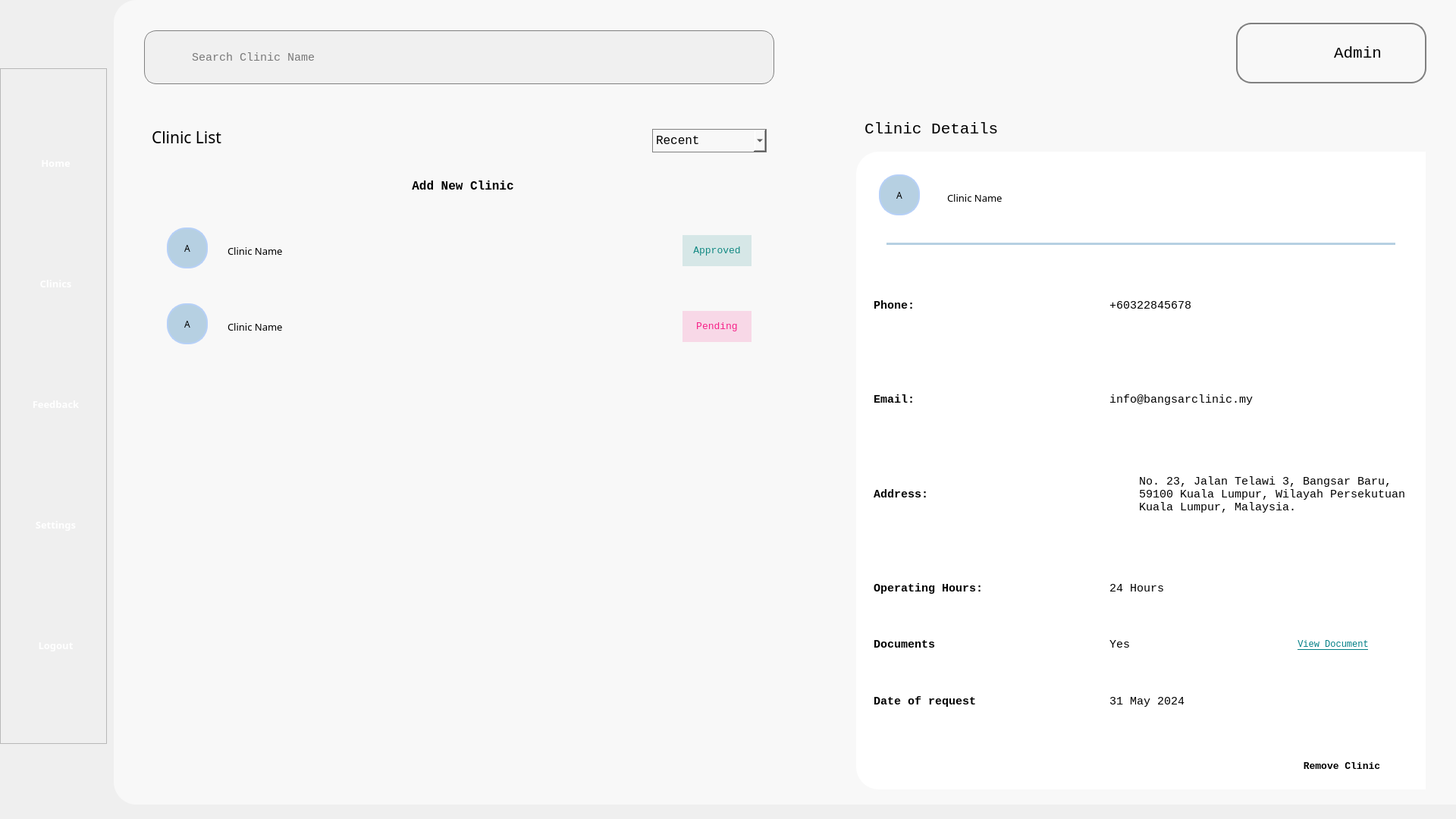
<?xml version="1.0" encoding="UTF-8"?>
<ui version="4.0">
 <class>Form</class>
 <widget class="QWidget" name="Form">
  <property name="geometry">
   <rect>
    <x>0</x>
    <y>0</y>
    <width>1920</width>
    <height>1080</height>
   </rect>
  </property>
  <property name="windowTitle">
   <string>Form</string>
  </property>
  <property name="styleSheet">
   <string notr="true">background-color: &quot;#B6D0E2&quot; </string>
  </property>
  <widget class="QWidget" name="background" native="true">
   <property name="geometry">
    <rect>
     <x>150</x>
     <y>0</y>
     <width>1771</width>
     <height>1061</height>
    </rect>
   </property>
   <property name="styleSheet">
    <string notr="true">background-color: #F8F8F8;
border-bottom-left-radius: 30px;
border-top-left-radius: 30px;
text-align: center;</string>
   </property>
   <widget class="QPushButton" name="noti_icon">
    <property name="geometry">
     <rect>
      <x>1380</x>
      <y>30</y>
      <width>70</width>
      <height>81</height>
     </rect>
    </property>
    <property name="text">
     <string/>
    </property>
    <property name="icon">
     <iconset>
      <normaloff>../Images/icon/notification.png</normaloff>../Images/icon/notification.png</iconset>
    </property>
    <property name="iconSize">
     <size>
      <width>40</width>
      <height>40</height>
     </size>
    </property>
   </widget>
   <widget class="QFrame" name="user_frame">
    <property name="geometry">
     <rect>
      <x>1480</x>
      <y>30</y>
      <width>251</width>
      <height>80</height>
     </rect>
    </property>
    <property name="styleSheet">
     <string notr="true">border-radius: 20px; border: 2px solid #808080</string>
    </property>
    <property name="frameShape">
     <enum>QFrame::StyledPanel</enum>
    </property>
    <property name="frameShadow">
     <enum>QFrame::Raised</enum>
    </property>
    <widget class="QLabel" name="profile_icon">
     <property name="geometry">
      <rect>
       <x>10</x>
       <y>10</y>
       <width>60</width>
       <height>60</height>
      </rect>
     </property>
     <property name="styleSheet">
      <string notr="true">border: none</string>
     </property>
     <property name="text">
      <string/>
     </property>
     <property name="pixmap">
      <pixmap>../Images/icon/profile_icon.png</pixmap>
     </property>
     <property name="scaledContents">
      <bool>true</bool>
     </property>
    </widget>
    <widget class="QPushButton" name="profile_btn">
     <property name="geometry">
      <rect>
       <x>100</x>
       <y>25</y>
       <width>121</width>
       <height>31</height>
      </rect>
     </property>
     <property name="font">
      <font>
       <family>Consolas</family>
       <pointsize>16</pointsize>
      </font>
     </property>
     <property name="styleSheet">
      <string notr="true">border: none</string>
     </property>
     <property name="text">
      <string>Admin</string>
     </property>
    </widget>
   </widget>
   <widget class="QLineEdit" name="search_clinic">
    <property name="geometry">
     <rect>
      <x>40</x>
      <y>40</y>
      <width>831</width>
      <height>71</height>
     </rect>
    </property>
    <property name="font">
     <font>
      <family>Consolas</family>
      <pointsize>11</pointsize>
     </font>
    </property>
    <property name="styleSheet">
     <string notr="true">background-color: #f0f0f0; border-radius: 16px; padding: 60px; color: Black;
 background-image: url(&quot;../Images/icon/search_icon.png&quot;); 
background-repeat: no-repeat; 
background-position: left center; 
background-size: 20px 20px; 
border: 1px solid gray;
</string>
    </property>
    <property name="text">
     <string/>
    </property>
    <property name="placeholderText">
     <string>Search Clinic Name</string>
    </property>
    <property name="clearButtonEnabled">
     <bool>false</bool>
    </property>
   </widget>
   <widget class="QFrame" name="request_detail_outer">
    <property name="geometry">
     <rect>
      <x>979</x>
      <y>200</y>
      <width>751</width>
      <height>841</height>
     </rect>
    </property>
    <property name="styleSheet">
     <string notr="true">background-color : #ffffff;</string>
    </property>
    <property name="frameShape">
     <enum>QFrame::StyledPanel</enum>
    </property>
    <property name="frameShadow">
     <enum>QFrame::Raised</enum>
    </property>
    <widget class="QFrame" name="clinic_details_inner">
     <property name="geometry">
      <rect>
       <x>20</x>
       <y>20</y>
       <width>711</width>
       <height>771</height>
      </rect>
     </property>
     <property name="frameShape">
      <enum>QFrame::StyledPanel</enum>
     </property>
     <property name="frameShadow">
      <enum>QFrame::Raised</enum>
     </property>
     <widget class="QLabel" name="clinic_name">
      <property name="geometry">
       <rect>
        <x>100</x>
        <y>30</y>
        <width>121</width>
        <height>21</height>
       </rect>
      </property>
      <property name="font">
       <font>
        <family>Cascadia Code</family>
        <pointsize>10</pointsize>
       </font>
      </property>
      <property name="styleSheet">
       <string notr="true">border : none;
</string>
      </property>
      <property name="text">
       <string>Clinic Name</string>
      </property>
     </widget>
     <widget class="QLabel" name="clinic_logo">
      <property name="geometry">
       <rect>
        <x>10</x>
        <y>10</y>
        <width>54</width>
        <height>54</height>
       </rect>
      </property>
      <property name="font">
       <font>
        <family>Cascadia Code</family>
        <pointsize>9</pointsize>
       </font>
      </property>
      <property name="styleSheet">
       <string notr="true">background-color: #B6D0E2; /* Fill color */
border-radius: 25px; /* Radius to make it round */
border: 2px solid #B6D0F7; /*  Border color and thickness */
min-width: 50px; /* Ensure the QLabel is a circle */
min-height: 50px; /* Ensure the QLabel is a circle */
max-width: 50px; /* Ensure the QLabel is a circle */
max-height: 50px; /* Ensure the QLabel is a circle */</string>
      </property>
      <property name="text">
       <string>A</string>
      </property>
      <property name="alignment">
       <set>Qt::AlignCenter</set>
      </property>
     </widget>
     <widget class="QFrame" name="line">
      <property name="geometry">
       <rect>
        <x>20</x>
        <y>100</y>
        <width>671</width>
        <height>3</height>
       </rect>
      </property>
      <property name="minimumSize">
       <size>
        <width>357</width>
        <height>3</height>
       </size>
      </property>
      <property name="maximumSize">
       <size>
        <width>16777215</width>
        <height>3</height>
       </size>
      </property>
      <property name="styleSheet">
       <string notr="true">background-color: #B6D0E2; border: none;</string>
      </property>
      <property name="frameShape">
       <enum>QFrame::StyledPanel</enum>
      </property>
      <property name="frameShadow">
       <enum>QFrame::Raised</enum>
      </property>
     </widget>
     <widget class="QWidget" name="layoutWidget">
      <property name="geometry">
       <rect>
        <x>3</x>
        <y>123</y>
        <width>701</width>
        <height>641</height>
       </rect>
      </property>
      <layout class="QVBoxLayout" name="verticalLayout_2">
       <item>
        <layout class="QHBoxLayout" name="phone_layout">
         <item>
          <widget class="QLabel" name="phone_label">
           <property name="font">
            <font>
             <family>Consolas</family>
             <pointsize>11</pointsize>
             <weight>75</weight>
             <bold>true</bold>
            </font>
           </property>
           <property name="styleSheet">
            <string notr="true">border: none;</string>
           </property>
           <property name="lineWidth">
            <number>0</number>
           </property>
           <property name="text">
            <string>Phone: </string>
           </property>
          </widget>
         </item>
         <item>
          <widget class="QLabel" name="phone_display">
           <property name="minimumSize">
            <size>
             <width>390</width>
             <height>102</height>
            </size>
           </property>
           <property name="font">
            <font>
             <family>Consolas</family>
             <pointsize>11</pointsize>
             <weight>50</weight>
             <bold>false</bold>
            </font>
           </property>
           <property name="styleSheet">
            <string notr="true">border: none;</string>
           </property>
           <property name="text">
            <string>+60322845678</string>
           </property>
          </widget>
         </item>
        </layout>
       </item>
       <item>
        <layout class="QHBoxLayout" name="email_layout">
         <item>
          <widget class="QLabel" name="email_label">
           <property name="font">
            <font>
             <family>Consolas</family>
             <pointsize>11</pointsize>
             <weight>75</weight>
             <bold>true</bold>
            </font>
           </property>
           <property name="styleSheet">
            <string notr="true">border: none;</string>
           </property>
           <property name="text">
            <string>Email:</string>
           </property>
          </widget>
         </item>
         <item>
          <widget class="QLabel" name="email_display">
           <property name="minimumSize">
            <size>
             <width>390</width>
             <height>102</height>
            </size>
           </property>
           <property name="font">
            <font>
             <family>Consolas</family>
             <pointsize>11</pointsize>
             <weight>50</weight>
             <bold>false</bold>
            </font>
           </property>
           <property name="styleSheet">
            <string notr="true">border: none;</string>
           </property>
           <property name="text">
            <string>info@bangsarclinic.my</string>
           </property>
          </widget>
         </item>
        </layout>
       </item>
       <item>
        <layout class="QHBoxLayout" name="add_layout">
         <property name="spacing">
          <number>135</number>
         </property>
         <item>
          <widget class="QLabel" name="add_label">
           <property name="font">
            <font>
             <family>Consolas</family>
             <pointsize>11</pointsize>
             <weight>75</weight>
             <bold>true</bold>
            </font>
           </property>
           <property name="styleSheet">
            <string notr="true">border: none;</string>
           </property>
           <property name="text">
            <string>Address:</string>
           </property>
          </widget>
         </item>
         <item>
          <widget class="QLabel" name="add_display">
           <property name="font">
            <font>
             <family>Consolas</family>
             <pointsize>11</pointsize>
             <weight>50</weight>
             <bold>false</bold>
            </font>
           </property>
           <property name="styleSheet">
            <string notr="true">border: none;</string>
           </property>
           <property name="text">
            <string>No. 23, Jalan Telawi 3, Bangsar Baru, 59100 Kuala Lumpur, Wilayah Persekutuan Kuala Lumpur, Malaysia.</string>
           </property>
           <property name="scaledContents">
            <bool>false</bool>
           </property>
           <property name="wordWrap">
            <bool>true</bool>
           </property>
          </widget>
         </item>
        </layout>
       </item>
       <item>
        <layout class="QHBoxLayout" name="opening_hr_layout">
         <property name="sizeConstraint">
          <enum>QLayout::SetFixedSize</enum>
         </property>
         <item>
          <widget class="QLabel" name="opening_hr_label">
           <property name="font">
            <font>
             <family>Consolas</family>
             <pointsize>11</pointsize>
             <weight>75</weight>
             <bold>true</bold>
            </font>
           </property>
           <property name="styleSheet">
            <string notr="true">border: none;</string>
           </property>
           <property name="text">
            <string>Operating Hours:</string>
           </property>
           <property name="wordWrap">
            <bool>true</bool>
           </property>
          </widget>
         </item>
         <item>
          <widget class="QLabel" name="hour_display">
           <property name="minimumSize">
            <size>
             <width>390</width>
             <height>0</height>
            </size>
           </property>
           <property name="font">
            <font>
             <family>Consolas</family>
             <pointsize>11</pointsize>
             <weight>50</weight>
             <bold>false</bold>
            </font>
           </property>
           <property name="styleSheet">
            <string notr="true">border: none;</string>
           </property>
           <property name="text">
            <string>24 Hours</string>
           </property>
           <property name="scaledContents">
            <bool>false</bool>
           </property>
           <property name="wordWrap">
            <bool>true</bool>
           </property>
          </widget>
         </item>
        </layout>
       </item>
       <item>
        <layout class="QHBoxLayout" name="doc_layout">
         <property name="spacing">
          <number>0</number>
         </property>
         <item>
          <widget class="QLabel" name="doc_label">
           <property name="font">
            <font>
             <family>Consolas</family>
             <pointsize>11</pointsize>
             <weight>75</weight>
             <bold>true</bold>
            </font>
           </property>
           <property name="styleSheet">
            <string notr="true">border: none;</string>
           </property>
           <property name="text">
            <string>Documents</string>
           </property>
           <property name="wordWrap">
            <bool>true</bool>
           </property>
          </widget>
         </item>
         <item>
          <widget class="QLabel" name="doc_display">
           <property name="minimumSize">
            <size>
             <width>200</width>
             <height>0</height>
            </size>
           </property>
           <property name="maximumSize">
            <size>
             <width>50</width>
             <height>16777215</height>
            </size>
           </property>
           <property name="font">
            <font>
             <family>Consolas</family>
             <pointsize>11</pointsize>
             <weight>50</weight>
             <bold>false</bold>
            </font>
           </property>
           <property name="styleSheet">
            <string notr="true">border: none;</string>
           </property>
           <property name="text">
            <string>Yes</string>
           </property>
           <property name="scaledContents">
            <bool>false</bool>
           </property>
           <property name="wordWrap">
            <bool>true</bool>
           </property>
          </widget>
         </item>
         <item>
          <widget class="QPushButton" name="view_doc_btn">
           <property name="maximumSize">
            <size>
             <width>190</width>
             <height>16777215</height>
            </size>
           </property>
           <property name="font">
            <font>
             <family>Consolas</family>
             <pointsize>9</pointsize>
             <underline>true</underline>
            </font>
           </property>
           <property name="styleSheet">
            <string notr="true">color: #007E85; border: none;</string>
           </property>
           <property name="text">
            <string>View Document</string>
           </property>
          </widget>
         </item>
        </layout>
       </item>
       <item>
        <layout class="QHBoxLayout" name="date_req_layout">
         <item>
          <widget class="QLabel" name="date_req_label">
           <property name="font">
            <font>
             <family>Consolas</family>
             <pointsize>11</pointsize>
             <weight>75</weight>
             <bold>true</bold>
            </font>
           </property>
           <property name="styleSheet">
            <string notr="true">border: none;</string>
           </property>
           <property name="text">
            <string>Date of request</string>
           </property>
           <property name="wordWrap">
            <bool>true</bool>
           </property>
          </widget>
         </item>
         <item>
          <widget class="QLabel" name="date_req_display">
           <property name="minimumSize">
            <size>
             <width>390</width>
             <height>0</height>
            </size>
           </property>
           <property name="font">
            <font>
             <family>Consolas</family>
             <pointsize>11</pointsize>
             <weight>50</weight>
             <bold>false</bold>
            </font>
           </property>
           <property name="styleSheet">
            <string notr="true">border: none;</string>
           </property>
           <property name="text">
            <string>31 May 2024</string>
           </property>
           <property name="scaledContents">
            <bool>false</bool>
           </property>
           <property name="wordWrap">
            <bool>true</bool>
           </property>
          </widget>
         </item>
        </layout>
       </item>
      </layout>
     </widget>
    </widget>
    <widget class="QPushButton" name="change_img_btn">
     <property name="geometry">
      <rect>
       <x>550</x>
       <y>790</y>
       <width>181</width>
       <height>41</height>
      </rect>
     </property>
     <property name="font">
      <font>
       <family>Consolas</family>
       <pointsize>10</pointsize>
       <weight>75</weight>
       <bold>true</bold>
      </font>
     </property>
     <property name="styleSheet">
      <string notr="true">background-color: #E73030; border-radius: 16px; color: white;\n border: 1px solid gray;</string>
     </property>
     <property name="text">
      <string>Remove Clinic</string>
     </property>
    </widget>
   </widget>
   <widget class="QComboBox" name="filter">
    <property name="geometry">
     <rect>
      <x>710</x>
      <y>170</y>
      <width>151</width>
      <height>31</height>
     </rect>
    </property>
    <property name="font">
     <font>
      <family>Consolas</family>
      <pointsize>12</pointsize>
     </font>
    </property>
    <property name="styleSheet">
     <string notr="true">
border: 1px solid gray;</string>
    </property>
    <item>
     <property name="text">
      <string>Recent</string>
     </property>
    </item>
    <item>
     <property name="text">
      <string>Oldest</string>
     </property>
    </item>
   </widget>
   <widget class="QLabel" name="upcoming_label">
    <property name="geometry">
     <rect>
      <x>50</x>
      <y>160</y>
      <width>341</width>
      <height>41</height>
     </rect>
    </property>
    <property name="font">
     <font>
      <family>Cascadia Code</family>
      <pointsize>16</pointsize>
     </font>
    </property>
    <property name="styleSheet">
     <string notr="true">border : none;
</string>
    </property>
    <property name="text">
     <string>Clinic List</string>
    </property>
   </widget>
   <widget class="QFrame" name="clinic_frame_2">
    <property name="geometry">
     <rect>
      <x>60</x>
      <y>390</y>
      <width>801</width>
      <height>81</height>
     </rect>
    </property>
    <property name="frameShape">
     <enum>QFrame::StyledPanel</enum>
    </property>
    <property name="frameShadow">
     <enum>QFrame::Raised</enum>
    </property>
    <widget class="QLabel" name="clinic_name_label_2">
     <property name="geometry">
      <rect>
       <x>90</x>
       <y>30</y>
       <width>121</width>
       <height>21</height>
      </rect>
     </property>
     <property name="font">
      <font>
       <family>Cascadia Code</family>
       <pointsize>10</pointsize>
      </font>
     </property>
     <property name="styleSheet">
      <string notr="true">border : none;
</string>
     </property>
     <property name="text">
      <string>Clinic Name</string>
     </property>
    </widget>
    <widget class="QLabel" name="clinic_logo_label_2">
     <property name="geometry">
      <rect>
       <x>10</x>
       <y>10</y>
       <width>54</width>
       <height>54</height>
      </rect>
     </property>
     <property name="font">
      <font>
       <family>Cascadia Code</family>
       <pointsize>9</pointsize>
      </font>
     </property>
     <property name="styleSheet">
      <string notr="true">background-color: #B6D0E2; /* Fill color */
border-radius: 25px; /* Radius to make it round */
border: 2px solid #B6D0F7; /*  Border color and thickness */
min-width: 50px; /* Ensure the QLabel is a circle */
min-height: 50px; /* Ensure the QLabel is a circle */
max-width: 50px; /* Ensure the QLabel is a circle */
max-height: 50px; /* Ensure the QLabel is a circle */</string>
     </property>
     <property name="text">
      <string>A</string>
     </property>
     <property name="alignment">
      <set>Qt::AlignCenter</set>
     </property>
    </widget>
    <widget class="QLabel" name="status_2">
     <property name="geometry">
      <rect>
       <x>690</x>
       <y>20</y>
       <width>91</width>
       <height>41</height>
      </rect>
     </property>
     <property name="font">
      <font>
       <family>Consolas</family>
       <pointsize>10</pointsize>
      </font>
     </property>
     <property name="styleSheet">
      <string notr="true">background-color: rgba(246, 32, 136, 0.15);
color: #F62088; text-align: center;
</string>
     </property>
     <property name="text">
      <string>Pending</string>
     </property>
     <property name="alignment">
      <set>Qt::AlignCenter</set>
     </property>
    </widget>
   </widget>
   <widget class="QFrame" name="clinic_frame">
    <property name="geometry">
     <rect>
      <x>60</x>
      <y>290</y>
      <width>801</width>
      <height>81</height>
     </rect>
    </property>
    <property name="frameShape">
     <enum>QFrame::StyledPanel</enum>
    </property>
    <property name="frameShadow">
     <enum>QFrame::Raised</enum>
    </property>
    <widget class="QLabel" name="clinic_name_label">
     <property name="geometry">
      <rect>
       <x>90</x>
       <y>30</y>
       <width>121</width>
       <height>21</height>
      </rect>
     </property>
     <property name="font">
      <font>
       <family>Cascadia Code</family>
       <pointsize>10</pointsize>
      </font>
     </property>
     <property name="styleSheet">
      <string notr="true">border : none;
</string>
     </property>
     <property name="text">
      <string>Clinic Name</string>
     </property>
    </widget>
    <widget class="QLabel" name="clinic_logo_label">
     <property name="geometry">
      <rect>
       <x>10</x>
       <y>10</y>
       <width>54</width>
       <height>54</height>
      </rect>
     </property>
     <property name="font">
      <font>
       <family>Cascadia Code</family>
       <pointsize>9</pointsize>
      </font>
     </property>
     <property name="styleSheet">
      <string notr="true">background-color: #B6D0E2; 
border-radius: 25px; 
border: 2px solid #B6D0F7; 
min-width: 50px; 
min-height: 50px; 
max-width: 50px;
max-height: 50px; </string>
     </property>
     <property name="text">
      <string>A</string>
     </property>
     <property name="alignment">
      <set>Qt::AlignCenter</set>
     </property>
    </widget>
    <widget class="QLabel" name="status">
     <property name="geometry">
      <rect>
       <x>690</x>
       <y>20</y>
       <width>91</width>
       <height>41</height>
      </rect>
     </property>
     <property name="font">
      <font>
       <family>Consolas</family>
       <pointsize>10</pointsize>
      </font>
     </property>
     <property name="styleSheet">
      <string notr="true">background-color: rgba(18, 137, 131, 0.15);
color: #128983; text-align: center;
</string>
     </property>
     <property name="text">
      <string>Approved</string>
     </property>
     <property name="alignment">
      <set>Qt::AlignCenter</set>
     </property>
    </widget>
   </widget>
   <widget class="QLabel" name="req_detail_label">
    <property name="geometry">
     <rect>
      <x>990</x>
      <y>150</y>
      <width>571</width>
      <height>41</height>
     </rect>
    </property>
    <property name="font">
     <font>
      <family>Consolas</family>
      <pointsize>16</pointsize>
     </font>
    </property>
    <property name="styleSheet">
     <string notr="true">border : none;
</string>
    </property>
    <property name="text">
     <string>Clinic Details</string>
    </property>
   </widget>
   <widget class="QPushButton" name="view_feedback_btn">
    <property name="geometry">
     <rect>
      <x>60</x>
      <y>220</y>
      <width>801</width>
      <height>51</height>
     </rect>
    </property>
    <property name="font">
     <font>
      <family>Consolas</family>
      <pointsize>12</pointsize>
      <weight>75</weight>
      <bold>true</bold>
     </font>
    </property>
    <property name="styleSheet">
     <string notr="true">background-color: #B6D0E2; border-radius: 16px; padding: 60px; color: white;\n border: 1px solid gray;</string>
    </property>
    <property name="text">
     <string>Add New Clinic</string>
    </property>
   </widget>
  </widget>
  <widget class="QFrame" name="frame">
   <property name="geometry">
    <rect>
     <x>0</x>
     <y>90</y>
     <width>141</width>
     <height>891</height>
    </rect>
   </property>
   <property name="frameShape">
    <enum>QFrame::StyledPanel</enum>
   </property>
   <property name="frameShadow">
    <enum>QFrame::Raised</enum>
   </property>
   <widget class="QWidget" name="layoutWidget_2">
    <property name="geometry">
     <rect>
      <x>31</x>
      <y>20</y>
      <width>87</width>
      <height>851</height>
     </rect>
    </property>
    <layout class="QVBoxLayout" name="verticalLayout">
     <item>
      <widget class="QToolButton" name="home_navigation">
       <property name="enabled">
        <bool>true</bool>
       </property>
       <property name="sizePolicy">
        <sizepolicy hsizetype="Fixed" vsizetype="Fixed">
         <horstretch>0</horstretch>
         <verstretch>0</verstretch>
        </sizepolicy>
       </property>
       <property name="minimumSize">
        <size>
         <width>85</width>
         <height>96</height>
        </size>
       </property>
       <property name="maximumSize">
        <size>
         <width>85</width>
         <height>96</height>
        </size>
       </property>
       <property name="font">
        <font>
         <family>Source Sans Pro Semibold</family>
         <pointsize>10</pointsize>
         <weight>75</weight>
         <bold>true</bold>
        </font>
       </property>
       <property name="styleSheet">
        <string notr="true">border: none; 
color: white;</string>
       </property>
       <property name="text">
        <string>   Home   </string>
       </property>
       <property name="icon">
        <iconset>
         <normaloff>../Images/nav_images/home_page_icon.png</normaloff>../Images/nav_images/home_page_icon.png</iconset>
       </property>
       <property name="iconSize">
        <size>
         <width>70</width>
         <height>70</height>
        </size>
       </property>
       <property name="toolButtonStyle">
        <enum>Qt::ToolButtonTextUnderIcon</enum>
       </property>
      </widget>
     </item>
     <item>
      <widget class="QToolButton" name="clinic_navigation">
       <property name="enabled">
        <bool>true</bool>
       </property>
       <property name="sizePolicy">
        <sizepolicy hsizetype="Fixed" vsizetype="Fixed">
         <horstretch>0</horstretch>
         <verstretch>0</verstretch>
        </sizepolicy>
       </property>
       <property name="minimumSize">
        <size>
         <width>85</width>
         <height>96</height>
        </size>
       </property>
       <property name="maximumSize">
        <size>
         <width>85</width>
         <height>96</height>
        </size>
       </property>
       <property name="font">
        <font>
         <family>Source Sans Pro Semibold</family>
         <pointsize>10</pointsize>
         <weight>75</weight>
         <bold>true</bold>
        </font>
       </property>
       <property name="styleSheet">
        <string notr="true">border: none; 
color: white;</string>
       </property>
       <property name="text">
        <string>Clinics</string>
       </property>
       <property name="icon">
        <iconset>
         <normaloff>../Images/nav_images/services_icon.png</normaloff>../Images/nav_images/services_icon.png</iconset>
       </property>
       <property name="iconSize">
        <size>
         <width>70</width>
         <height>70</height>
        </size>
       </property>
       <property name="toolButtonStyle">
        <enum>Qt::ToolButtonTextUnderIcon</enum>
       </property>
      </widget>
     </item>
     <item>
      <widget class="QToolButton" name="feedback_navigation">
       <property name="enabled">
        <bool>true</bool>
       </property>
       <property name="sizePolicy">
        <sizepolicy hsizetype="Fixed" vsizetype="Fixed">
         <horstretch>0</horstretch>
         <verstretch>0</verstretch>
        </sizepolicy>
       </property>
       <property name="minimumSize">
        <size>
         <width>85</width>
         <height>96</height>
        </size>
       </property>
       <property name="maximumSize">
        <size>
         <width>85</width>
         <height>96</height>
        </size>
       </property>
       <property name="font">
        <font>
         <family>Source Sans Pro Semibold</family>
         <pointsize>10</pointsize>
         <weight>75</weight>
         <bold>true</bold>
        </font>
       </property>
       <property name="styleSheet">
        <string notr="true">border: none; 
color: white;</string>
       </property>
       <property name="text">
        <string>Feedback</string>
       </property>
       <property name="icon">
        <iconset>
         <normaloff>../Images/nav_images/feedback_icon.png</normaloff>../Images/nav_images/feedback_icon.png</iconset>
       </property>
       <property name="iconSize">
        <size>
         <width>70</width>
         <height>70</height>
        </size>
       </property>
       <property name="toolButtonStyle">
        <enum>Qt::ToolButtonTextUnderIcon</enum>
       </property>
      </widget>
     </item>
     <item>
      <widget class="QToolButton" name="settings_navigation">
       <property name="enabled">
        <bool>true</bool>
       </property>
       <property name="sizePolicy">
        <sizepolicy hsizetype="Fixed" vsizetype="Fixed">
         <horstretch>0</horstretch>
         <verstretch>0</verstretch>
        </sizepolicy>
       </property>
       <property name="minimumSize">
        <size>
         <width>85</width>
         <height>96</height>
        </size>
       </property>
       <property name="maximumSize">
        <size>
         <width>85</width>
         <height>96</height>
        </size>
       </property>
       <property name="font">
        <font>
         <family>Source Sans Pro Semibold</family>
         <pointsize>10</pointsize>
         <weight>75</weight>
         <bold>true</bold>
        </font>
       </property>
       <property name="styleSheet">
        <string notr="true">border: none; 
color: white;</string>
       </property>
       <property name="text">
        <string>Settings</string>
       </property>
       <property name="icon">
        <iconset>
         <normaloff>../Images/nav_images/settings_page_icon.png</normaloff>../Images/nav_images/settings_page_icon.png</iconset>
       </property>
       <property name="iconSize">
        <size>
         <width>70</width>
         <height>70</height>
        </size>
       </property>
       <property name="toolButtonStyle">
        <enum>Qt::ToolButtonTextUnderIcon</enum>
       </property>
      </widget>
     </item>
     <item>
      <widget class="QToolButton" name="logout_navigation">
       <property name="enabled">
        <bool>true</bool>
       </property>
       <property name="sizePolicy">
        <sizepolicy hsizetype="Fixed" vsizetype="Fixed">
         <horstretch>0</horstretch>
         <verstretch>0</verstretch>
        </sizepolicy>
       </property>
       <property name="minimumSize">
        <size>
         <width>85</width>
         <height>96</height>
        </size>
       </property>
       <property name="maximumSize">
        <size>
         <width>85</width>
         <height>96</height>
        </size>
       </property>
       <property name="font">
        <font>
         <family>Source Sans Pro Semibold</family>
         <pointsize>10</pointsize>
         <weight>75</weight>
         <bold>true</bold>
        </font>
       </property>
       <property name="styleSheet">
        <string notr="true">border: none; 
color: white;</string>
       </property>
       <property name="text">
        <string>Logout</string>
       </property>
       <property name="icon">
        <iconset>
         <normaloff>../Images/nav_images/logout_icon.png</normaloff>../Images/nav_images/logout_icon.png</iconset>
       </property>
       <property name="iconSize">
        <size>
         <width>70</width>
         <height>70</height>
        </size>
       </property>
       <property name="toolButtonStyle">
        <enum>Qt::ToolButtonTextUnderIcon</enum>
       </property>
      </widget>
     </item>
    </layout>
   </widget>
  </widget>
 </widget>
 <resources/>
 <connections/>
</ui>
